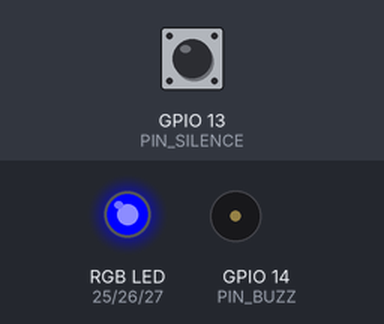
A sketch run on a simulated ESP32. Shown: an RGB LED mixed from three pins (HIGH = lit), buzzer (waves = sounding, pin HIGH). The test bench sets the inputs (shaded band); at power-on: GPIO 13 (PIN_SILENCE) HIGH. WiFi joins after 1.5 s; servers stay silent unless stated; what the sketch prints to the serial monitor is not drawn.

Above: at 0.1 s.
At 1.3 s:
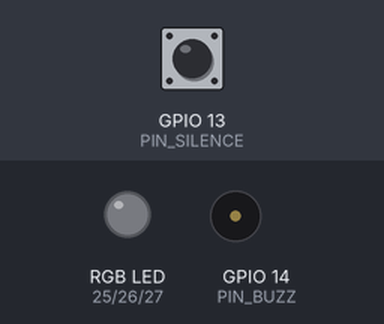
Timing chart, 0 to 2.8 s (numbered marks = the images above):
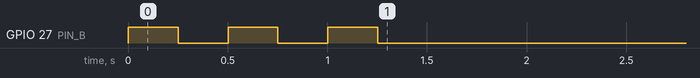

The sketch:

dorm-siren.ino
```cpp
/*
 * Perisai dorm siren box (ESP32)
 *
 * Sits in a worker dormitory. Every 60 seconds it asks Perisai whether an
 * official warning covers this dormitory's area. If one does, it lights the
 * LED in the gauge colour (yellow, orange, red) and sounds the buzzer pattern,
 * so workers whose phones are on silent still wake up.
 *
 * Parts: ESP32 dev board, 1 RGB LED (common cathode) + 3 x 220 ohm resistors,
 *        1 active buzzer, optional push button to silence.
 * Libraries: ArduinoJson 7 (Library Manager). WiFi and HTTPClient ship with the ESP32 core.
 *
 * Wiring:  LED R -> GPIO 25, LED G -> GPIO 26, LED B -> GPIO 27, LED GND -> GND
 *          Buzzer + -> GPIO 14, Buzzer - -> GND
 *          Silence button -> GPIO 13 and GND (internal pull-up)
 */

#include <WiFi.h>
#include <HTTPClient.h>
#include <WiFiClientSecure.h>
#include <ArduinoJson.h>

// ---- Settings: change these for your site ----
const char* WIFI_SSID = "your-wifi";
const char* WIFI_PASS = "your-password";
// The deployed Perisai URL plus this dormitory's group id.
const char* DEVICE_URL = "https://YOUR-PERISAI-HOST/api/device/kilang-klang";
const unsigned long POLL_MS = 60000;
// ----------------------------------------------

const int PIN_R = 25, PIN_G = 26, PIN_B = 27, PIN_BUZZ = 14, PIN_SILENCE = 13;

String lastAlertId = "";
bool silenced = false;

void setColour(const char* hex) {
  // "#RRGGBB" -> PWM on each channel
  long v = strtol(hex + 1, nullptr, 16);
  analogWrite(PIN_R, (v >> 16) & 0xFF);
  analogWrite(PIN_G, (v >> 8) & 0xFF);
  analogWrite(PIN_B, v & 0xFF);
}

void buzz(JsonArray pattern) {
  // [on ms, off ms, on ms, ...]
  for (size_t i = 0; i < pattern.size(); i++) {
    digitalWrite(PIN_BUZZ, i % 2 == 0 ? HIGH : LOW);
    delay(pattern[i].as<int>());
  }
  digitalWrite(PIN_BUZZ, LOW);
}

void poll() {
  WiFiClientSecure client;
  client.setInsecure();  // Demo only. Pin the server certificate for real use.
  HTTPClient http;
  if (!http.begin(client, DEVICE_URL)) return;
  int code = http.GET();
  if (code != 200) {
    Serial.printf("Perisai answered %d\n", code);
    http.end();
    return;
  }

  JsonDocument doc;
  DeserializationError err = deserializeJson(doc, http.getStream());
  http.end();
  if (err) {
    Serial.printf("Bad JSON: %s\n", err.c_str());
    return;
  }

  const char* level = doc["level"] | "none";
  const char* led = doc["led"] | "#000000";
  String alertId = doc["alert_id"] | "";
  Serial.printf("Level: %s  Alert: %s\n", level, alertId.c_str());

  setColour(led);
  // Buzz once per new warning, unless someone pressed silence for this one.
  if (alertId.length() && alertId != lastAlertId) {
    silenced = false;
    lastAlertId = alertId;
  }
  if (alertId.length() && !silenced) buzz(doc["buzz"].as<JsonArray>());
}

void setup() {
  Serial.begin(115200);
  pinMode(PIN_R, OUTPUT);
  pinMode(PIN_G, OUTPUT);
  pinMode(PIN_B, OUTPUT);
  pinMode(PIN_BUZZ, OUTPUT);
  pinMode(PIN_SILENCE, INPUT_PULLUP);
  setColour("#000000");

  WiFi.begin(WIFI_SSID, WIFI_PASS);
  while (WiFi.status() != WL_CONNECTED) {
    setColour("#0000FF");  // blue blink while connecting
    delay(250);
    setColour("#000000");
    delay(250);
  }
  Serial.println("Connected. Polling Perisai.");
  poll();
}

unsigned long lastPoll = 0;

void loop() {
  if (digitalRead(PIN_SILENCE) == LOW) silenced = true;
  if (millis() - lastPoll >= POLL_MS) {
    lastPoll = millis();
    poll();
  }
  delay(50);
}
```
